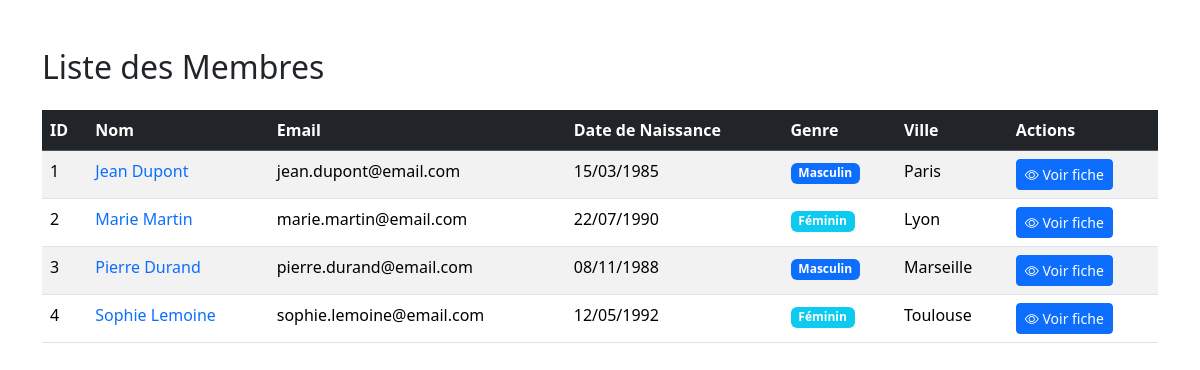
The page /pages/membre.php on the database its author committed.
### tables this page shows
CREATE TABLE IF NOT EXISTS emp_membre (
    id_membre INT AUTO_INCREMENT PRIMARY KEY,
    nom VARCHAR(50) NOT NULL,
    email VARCHAR(100) NOT NULL UNIQUE,
    date_de_naissance DATE NOT NULL,
    genre CHAR,
    ville VARCHAR(100) NOT NULL,
    mdp TEXT NOT NULL,
    image_profil TEXT
);

### inc/connection.php (called while the page is built, shortened)
<?php
function dbconnect()
{
    static $connect = null;
    if ($connect === null) {
        $connect = mysqli_connect('localhost', 'root', '', 'emprunt');
        mysqli_set_charset($connect, 'utf8mb4');
    }
    return $connect;
}

### inc/fonction.php (called while the page is built, shortened)
<?php
require('connection.php');
function getMembre(){
    $sql="SELECT * FROM emp_membre";
    $result = mysqli_query(dbconnect(), $sql);
    $membre = [];
    while ($row = mysqli_fetch_assoc($result)) {
        $membre[] = $row;
    }
    return $membre;
};

### pages/membre.php (the view, shortened to what this page needs)
<?php
require_once('../inc/fonction.php');
$membre=getmembre();
?>
<!DOCTYPE html>
<html lang="en">
<head>
    <link href="../assets/css/bootstrap.min.css" rel="stylesheet">
    <link rel="stylesheet" href="../assets/bootstrap-icons/font/bootstrap-icons.css">
</head>
<body>
    <div class="container mt-5">
        <h2 class="mb-4">Liste des Membres</h2>
        <div class="table-responsive">
            <table class="table table-striped table-hover">
                <thead class="table-dark">
                    <tr>
                        <th>ID</th>
                        <th>Nom</th>
                        <th>Email</th>
                        <th>Date de Naissance</th>
                        <th>Genre</th>
                        <th>Ville</th>
                        <th>Actions</th>
                    </tr>
                </thead>
                <tbody>
                    <?php foreach($membre as $m) { ?>
                    <tr>
                        <td><?php echo $m['id_membre']; ?></td>
                        <td>
                            <a href="fiche_membre.php?membre=<?php echo urlencode($m['nom']); ?>"
                               class="text-decoration-none">
                                <?php echo htmlspecialchars($m['nom']); ?>
                            </a>
                        </td>
                        <td><?php echo htmlspecialchars($m['email']); ?></td>
                        <td><?php echo date('d/m/Y', strtotime($m['date_de_naissance'])); ?></td>
                        <td>
                            <?php
                                if($m['genre'] == 'M') {
                                    echo '<span class="badge bg-primary">Masculin</span>';
                                } else if($m['genre'] == 'F') {
                                    echo '<span class="badge bg-info">Féminin</span>';
                                } else {
                                    echo '<span class="badge bg-secondary">Non spécifié</span>';
                                }
                            ?>
                        </td>
                        <td><?php echo htmlspecialchars($m['ville']); ?></td>
                        <td>
                            <a href="fiche_membre.php?membre=<?php echo urlencode($m['nom']); ?>"
                               class="btn btn-sm btn-primary">
                                <i class="bi bi-eye"></i> Voir fiche
                            </a>
                        </td>
                    </tr>
                    <?php } ?>
                </tbody>
            </table>
        </div>
    </div>
</body>
</html>

### rows shown on the page
emp_membre: id_membre "1", nom "Jean Dupont", email "jean.dupont@email.com", date_de_naissance "15/03/1985", genre "Masculin", ville "Paris"
emp_membre: id_membre "2", nom "Marie Martin", email "marie.martin@email.com", date_de_naissance "22/07/1990", genre "Féminin", ville "Lyon"
emp_membre: id_membre "3", nom "Pierre Durand", email "pierre.durand@email.com", date_de_naissance "08/11/1988", genre "Masculin", ville "Marseille"
emp_membre: id_membre "4", nom "Sophie Lemoine", email "sophie.lemoine@email.com", date_de_naissance "12/05/1992", genre "Féminin", ville "Toulouse"
